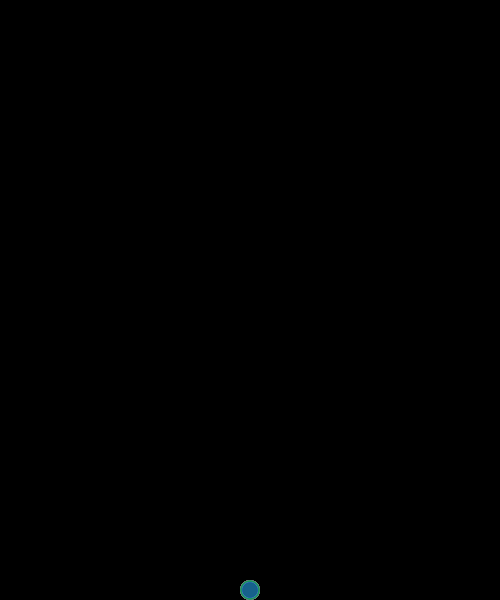
Frame 1 (no input)
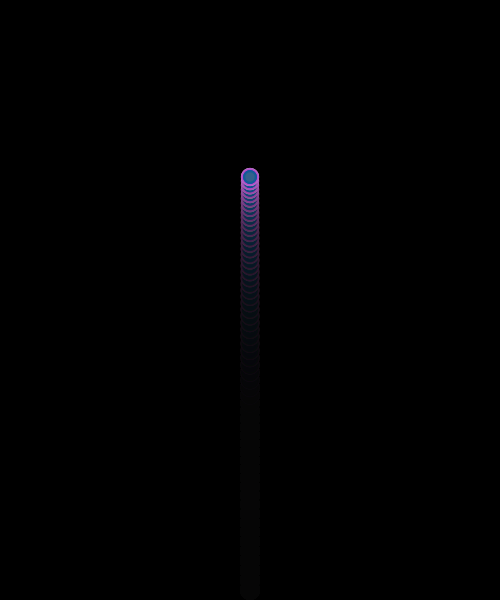
Frame 60 (the mouse pressed at the canvas centre just before this capture)
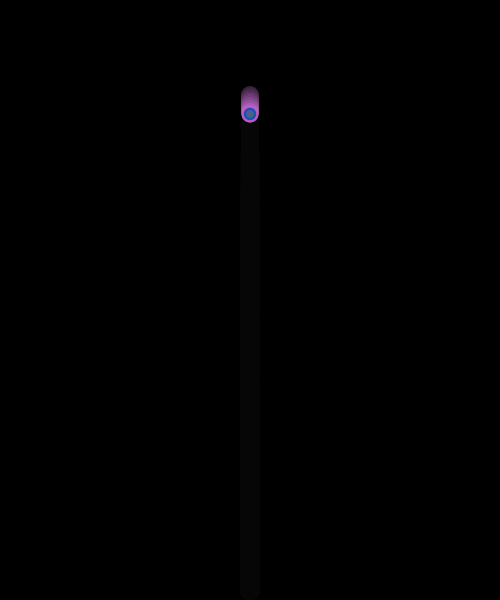
Frame 120 (the mouse held since frame 60 and released just before this capture)

The Processing sketch that drew these frames (run headless with seeded random() and noise(); from frame 60 on, the mouse is pressed at the canvas centre):

// Processing sketch: day5_04_fireworks
// ── day5_04_fireworks.pde
ArrayList<Particle> particles = new ArrayList<Particle>();


void setup() {
  size(500, 600);
  background(0);

  int total = 300;
  for (int i=0; i<total; i++) {
    particles.add( new Particle(width/2, height) );
  }
}

void draw() {
  //background(0);
  
  // draw background with trasparency
  fill(0, 20);
  noStroke();
  rect(0, 0, width, height);

  // UPDATE & DISPLAY 
  for (int i=0; i<particles.size(); i++) {
    Particle p = particles.get(i); 
    p.move();
    p.fall();
    if (keyPressed) {
      p.explode();
    }
    p.updateLifespan();
    //p.checkOutOfCanvas();
    p.display();
  }

  // REMOVE IF THE PARTICLE IS DONE
  for (int i = particles.size()-1; i >= 0; i--) {
    Particle p = particles.get(i);
    if (p.isDone) {
      particles.remove(i);
    }
  }


  // show the number of particles!
  fill(0, 0, 255);
  noStroke();
  //text( particles.size(), 10, 20 );
}


void mouseDragged() {
  //particles.add( new Particle(mouseX, mouseY) );
}



class Particle {
  float x, y;
  float xSpd, ySpd;
  float dia;
  float r, g, b;
  boolean isDone; // true or false
  float lifespan;
  float lifeReduction;

  Particle(float tempX, float tempY) {
    x = tempX;
    y = tempY;
    xSpd = 0;
    ySpd = -10; 
    dia = random(10, 20);
    r = random(255);
    g = random(255);
    b = random(255);
    isDone = false;
    lifespan = 1.0;  // 100%
    lifeReduction = random(0.001, 0.010); // 0.1% to 1%
  }
  void display() {
    pushStyle();

    fill(r, g, b, 255 * lifespan);
    noStroke();
    ellipse(x, y, dia * lifespan, dia * lifespan);

    popStyle();
  }
  void move() {
    x += xSpd;
    y += ySpd;
  }
  void fall() {
    ySpd += 0.1;
  }
  void checkOutOfCanvas() {
    if (x < 0 || x > width) {
      isDone = true;
    }
    if (y < 0 || y > height) {
      isDone = true;
    }
  }
  void updateLifespan() {
    if (lifespan > 0) {
      lifespan -= lifeReduction;
    } else {
      isDone = true;
      lifespan = 0;
    }
  }
  void explode() {
    xSpd = random(-10, 10);
    ySpd = random(-10, 10);
  }
}
